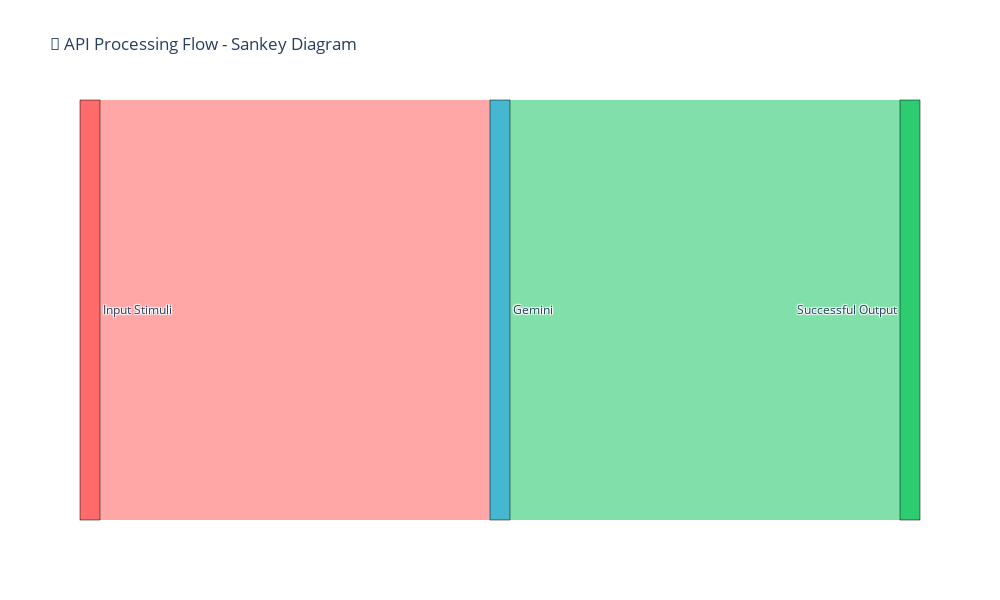

The notebook cell this image was saved under:
### Code cell
# Creative Visualization 4: Sankey Diagram for API Flow Analysis
print("🎨 Creating Sankey Diagram for API Flow...")

if api_metrics:
    # Create Sankey diagram showing data flow through APIs
    labels = []
    sources = []
    targets = []
    values = []
    
    # Define nodes
    node_labels = ['Input Stimuli', 'OpenAI', 'Gemini', 'Cohere', 'Mistral', 'Successful Output', 'Failed Output']
    node_indices = {label: i for i, label in enumerate(node_labels)}
    
    # Add flows from input to each API
    for api, metrics in api_metrics.items():
        api_name = api.title()
        if api_name in ['Openai', 'Gemini', 'Cohere', 'Mistral']:
            # Flow from input to API
            sources.append(node_indices['Input Stimuli'])
            targets.append(node_indices[api_name])
            values.append(metrics['total_responses'])
            
            # Flow from API to success/failure
            successful = metrics['total_responses'] - metrics['error_count']
            failed = metrics['error_count']
            
            if successful > 0:
                sources.append(node_indices[api_name])
                targets.append(node_indices['Successful Output'])
                values.append(successful)
            
            if failed > 0:
                sources.append(node_indices[api_name])
                targets.append(node_indices['Failed Output'])
                values.append(failed)
    
    # Create Sankey diagram
    fig = go.Figure(data=[go.Sankey(
        node=dict(
            pad=15,
            thickness=20,
            line=dict(color="black", width=0.5),
            label=node_labels,
            color=["#FF6B6B", "#4ECDC4", "#45B7D1", "#96CEB4", "#FECA57", "#2ECC71", "#E74C3C"]
        ),
        link=dict(
            source=sources,
            target=targets,
            value=values,
            color=["rgba(255,107,107,0.6)" if i < len(api_metrics) else "rgba(46,204,113,0.6)" 
                   if targets[i] == node_indices['Successful Output'] else "rgba(231,76,60,0.6)"
                   for i in range(len(sources))]
        )
    )])
    
    fig.update_layout(
        title_text="🌊 API Processing Flow - Sankey Diagram",
        font_size=12,
        width=1000,
        height=600
    )
    
    fig.show()
    print("✅ Sankey diagram created!")
else:
    print("⚠️  No API data available for Sankey diagram")

### Figure 1 — Plotly figure (JSON) as saved in the notebook; plotly's stock layout.template omitted (floating-point values rounded to 4 significant figures)
{"data": [{"link": {"color": ["rgba(255,107,107,0.6)", "rgba(46,204,113,0.6)"], "source": [0, 2], "target": [2, 5], "value": [12, 12]}, "node": {"color": ["#FF6B6B", "#4ECDC4", "#45B7D1", "#96CEB4", "#FECA57", "#2ECC71", "#E74C3C"], "label": ["Input Stimuli", "OpenAI", "Gemini", "Cohere", "Mistral", "Successful Output", "Failed Output"], "line": {"color": "black", "width": 0.5}, "pad": 15, "thickness": 20}, "type": "sankey"}], "layout": {"font": {"size": 12}, "height": 600, "title": {"text": "🌊 API Processing Flow - Sankey Diagram"}, "width": 1000}}
